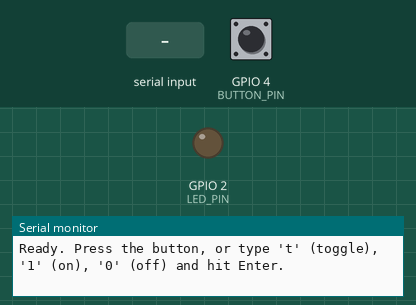
Bench run of a sketch on a simulated ESP32. Shown: output pins drawn as LEDs (lit = HIGH), the last lines printed to the serial monitor. The test bench sets the inputs (shaded band); at power-on: GPIO 4 (BUTTON_PIN) HIGH.

Above: at 1.2 s.
1.3 s: "t" received over Serial
At 1.9 s:
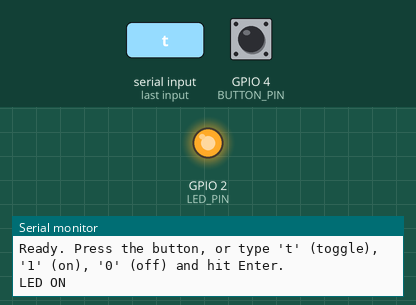
4.4 s: "0" received over Serial
At 5.4 s:
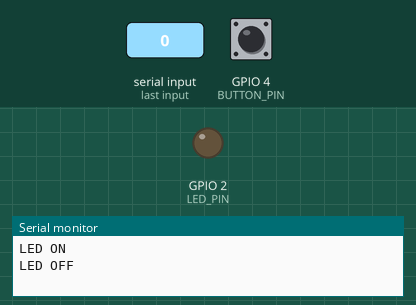
5.9 s: "1" received over Serial
At 6.6 s:
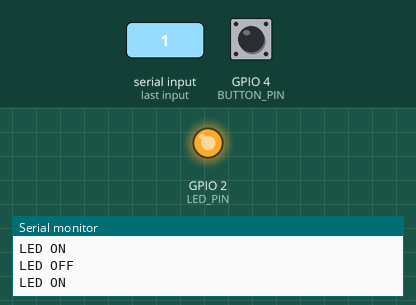
Timing chart, 0 to 8.4 s (numbered marks = the images above; inputs shaded):
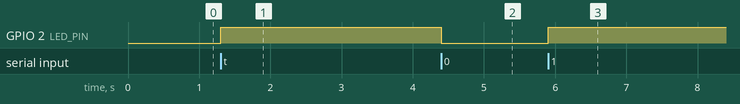

The sketch:

stage1_serial1.ino
```cpp
// Stage 1: Button -> Serial message, Serial command -> LED
//
// Wiring:
//   Button: one leg to GPIO 4, other leg to GND (uses internal pull-up)
//   LED:    GPIO 2 is the onboard LED on most ESP32 dev boards.
//           For an external LED: GPIO -> 220 ohm resistor -> LED anode, cathode -> GND

const int BUTTON_PIN = 4;
const int LED_PIN    = 2;

bool ledState = false;
bool lastButton = HIGH;            // pull-up: HIGH = not pressed
unsigned long lastChange = 0;
const unsigned long DEBOUNCE_MS = 30;

// "Client side" function: anything that wants to control the LED calls this
void setLed(bool on) {
  ledState = on;
  digitalWrite(LED_PIN, on ? HIGH : LOW);
  Serial.println(on ? "LED ON" : "LED OFF");
}

void setup() {
  Serial.begin(115200);
  pinMode(BUTTON_PIN, INPUT_PULLUP);
  pinMode(LED_PIN, OUTPUT);
  Serial.println("Ready. Press the button, or type 't' (toggle), '1' (on), '0' (off) and hit Enter.");
}

void loop() {
  // INPUT: physical button -> message
  bool reading = digitalRead(BUTTON_PIN);
  if (reading != lastButton && millis() - lastChange > DEBOUNCE_MS) {
    lastChange = millis();
    lastButton = reading;
    if (reading == LOW) {           // LOW = pressed
      Serial.println("Button pressed!");
    }
  }

  // OUTPUT: serial monitor command -> LED
  if (Serial.available()) {
    char c = Serial.read();
    if (c == 't') setLed(!ledState);
    else if (c == '1') setLed(true);
    else if (c == '0') setLed(false);
  }
}
```

Measured:
- after the input at 1.3 s, GPIO 2 (LED_PIN): LOW → HIGH at once
- after the input at 4.4 s, GPIO 2 (LED_PIN): HIGH → LOW at once
- after the input at 5.9 s, GPIO 2 (LED_PIN): LOW → HIGH at once
